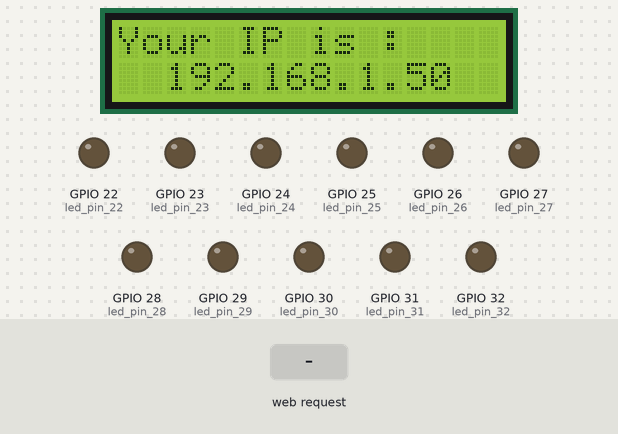
Simulated run of this sketch. Board: ESP8266 (NodeMCU). Parts: 16×2 character LCD, output pins drawn as LEDs (lit = HIGH). Inputs (shaded band) come from the test bench. WiFi joins after 1.5 s; servers stay silent unless stated; what the sketch prints to the serial monitor is not drawn.

Above: at 7.9 s.
8.0 s: HTTP request GET /Oxygen=ON received
At 8.9 s:
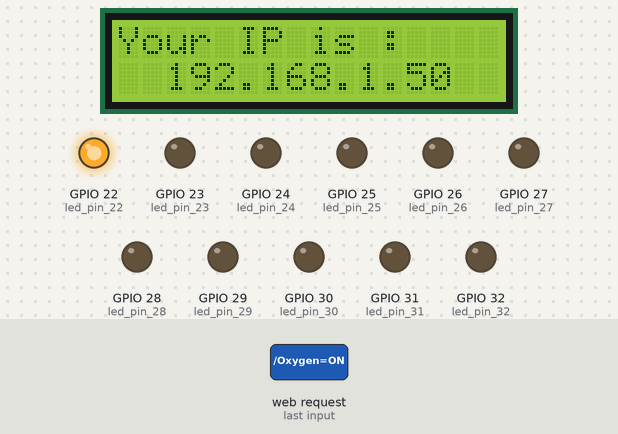
9.9 s: HTTP request GET /Filterpump=ON received
At 10.9 s:
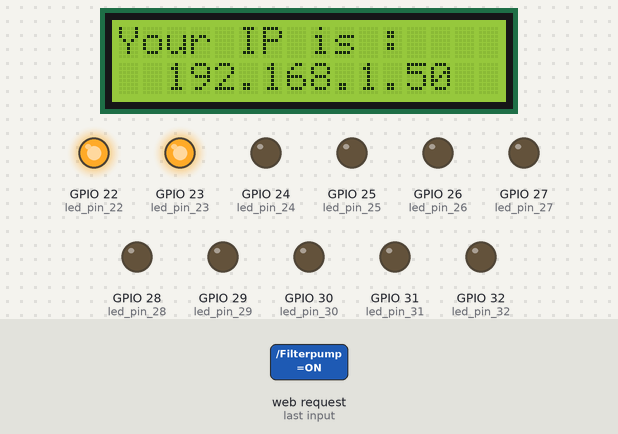
11.5 s: HTTP request GET /Oxygen=OFF received
At 12.8 s:
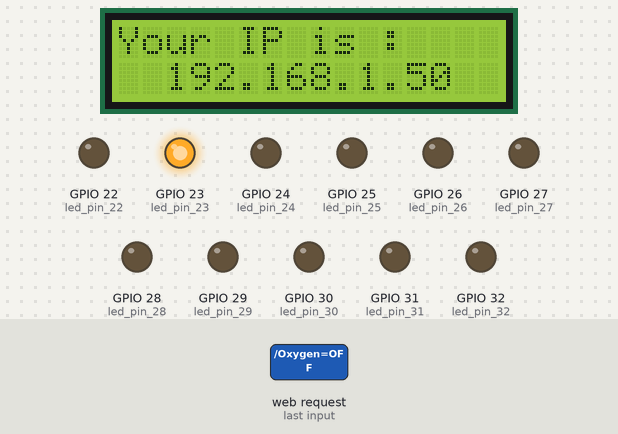
13.1 s: HTTP request GET /Heater=ON received
At 13.9 s:
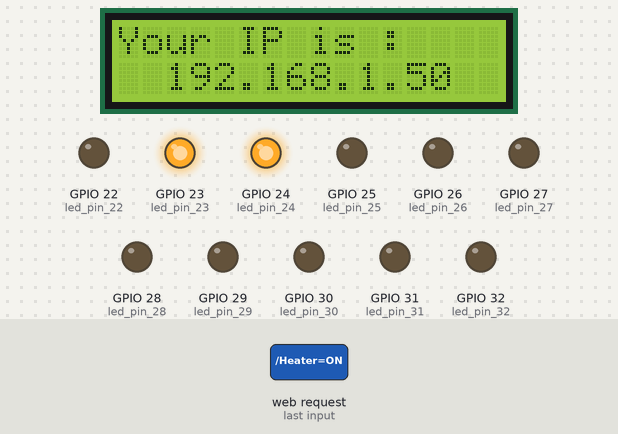
14.7 s: HTTP request GET /Filterpump=OFF received
At 16.0 s:
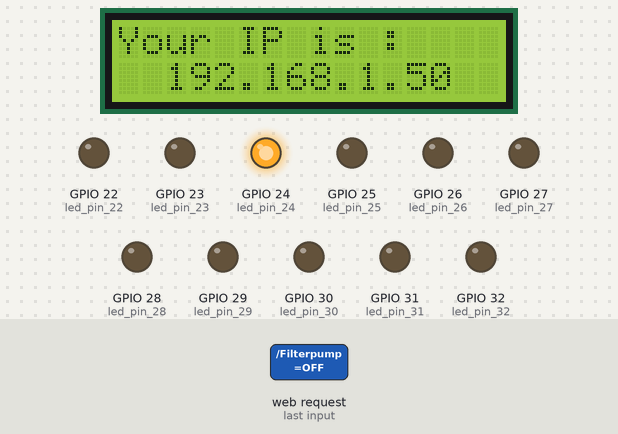
16.3 s: HTTP request GET /WaveMaker=ON received
At 16.9 s:
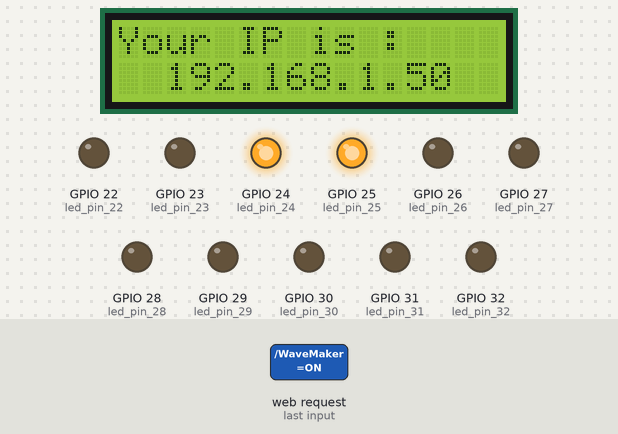
Timing chart, 0 to 18.9 s (numbered marks = the images above; inputs shaded):
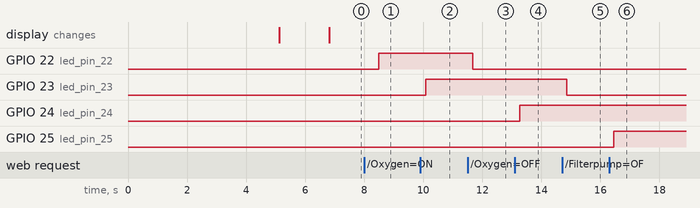

The sketch:

set_wifi_ok_3.ino
```cpp
#include <ESP8266WiFi.h>            ////เรียกใช้ library
#include <DNSServer.h>
#include <ESP8266WebServer.h>
#include "WiFiManager.h"
#include <ESP8266mDNS.h>
#include <Wire.h>
#include <LiquidCrystal_I2C.h>
LiquidCrystal_I2C lcd(0x27, 16, 2);
ESP8266WebServer server(80);
MDNSResponder mdns;

String webPage = "";
int led_pin_33 = 33;   ////กำหนดตัวแปรให้แต่ละขา
int led_pin_32 = 32;
int led_pin_31 = 31;
int led_pin_30 = 30;
int led_pin_29 = 29;
int led_pin_28 = 28;
int led_pin_27 = 27;
int led_pin_26 = 26;
int led_pin_25 = 25;
int led_pin_24 = 24;
int led_pin_23 = 23;
int led_pin_22 = 22;
String inip;
void handleRoot() {
  server.send(200, "text/html", webPage);
}


void setup() {

  Serial.begin(115200);
  LiquidCrystal_I2C lcd(0x27, 16, 2);
  lcd.begin();
  lcd.backlight();
  lcd.home();
  lcd.setCursor(0, 0);                   // กำหนดให้ เคอร์เซอร์ อยู่ตัวอักษรตำแหน่งที่0 แถวที่ 1 เตรียมพิมพ์ข้อความ
  lcd.print("Welcome To");               //พิมพ์ข้อความ "Welcome To"
  lcd.setCursor(2, 1);                   // กำหนดให้ เคอร์เซอร์ อยู่ตัวอักษรกำแหน่งที3 แถวที่ 2 เตรียมพิมพ์ข้อความ
  lcd.print("Smart AQUARIUM");           //พิมพ์ข้อความ "Smart AQUARIUM"
  delay(5000);
  lcd.setCursor(0, 0);
  lcd.print("Config your WIFI ");
  lcd.setCursor(2, 1);
  lcd.print("in:192.168.4.1");

  WiFiManager wifiManager;               //เรียกใช้คำสั่ง WiFiManager
  wifiManager.resetSettings();           //เป็นการรีเซ็ตการตั้งค่า WiFi
  wifiManager.autoConnect("Smart Aquarium");       //ตั้งชื่อ wifi
  Serial.println("connected... :)");
  Serial.println("HTTP server started");
  Serial.println(WiFi.localIP());


  digitalWrite(led_pin_33, LOW);          //เป็นการตั้งโหมดให้ขา 35 เป็น Output
  pinMode(led_pin_32, OUTPUT);            //เป็นการตั้งค่าให้ขา 35 เป็น LOW
  digitalWrite(led_pin_32, LOW);
  pinMode(led_pin_31, OUTPUT);
  digitalWrite(led_pin_31, LOW);
  pinMode(led_pin_30, OUTPUT);
  digitalWrite(led_pin_30, LOW);
  pinMode(led_pin_29, OUTPUT);
  digitalWrite(led_pin_29, LOW);
  pinMode(led_pin_28, OUTPUT);
  digitalWrite(led_pin_28, LOW);
  pinMode(led_pin_27, OUTPUT);
  digitalWrite(led_pin_27, LOW);
  pinMode(led_pin_26, OUTPUT);
  digitalWrite(led_pin_26, LOW);
  pinMode(led_pin_25, OUTPUT);
  digitalWrite(led_pin_25, LOW);
  pinMode(led_pin_24, OUTPUT);
  digitalWrite(led_pin_24, LOW);
  pinMode(led_pin_23, OUTPUT);
  digitalWrite(led_pin_23, LOW);
   pinMode(led_pin_22, OUTPUT);
  digitalWrite(led_pin_22, LOW);

  Serial.begin(115200);
  while (!Serial) {
    ;
  }
  Serial.println("");
  Serial.println("ESP8266 board info:");                //แสดงข้อมูลต่างๆของบอร์ด
  Serial.print("\tChip ID: ");
  Serial.println(ESP.getFlashChipId());
  Serial.print("\tCore Version: ");
  Serial.println(ESP.getCoreVersion());
  Serial.print("\tChip Real Size: ");
  Serial.println(ESP.getFlashChipRealSize());
  Serial.print("\tChip Flash Size: ");
  Serial.println(ESP.getFlashChipSize());
  Serial.print("\tChip Flash Speed: ");
  Serial.println(ESP.getFlashChipSpeed());
  Serial.print("\tChip Speed: ");
  Serial.println(ESP.getCpuFreqMHz());
  Serial.print("\tChip Mode: ");
  Serial.println(ESP.getFlashChipMode());
  Serial.print("\tSketch Size: ");
  Serial.println(ESP.getSketchSize());
  Serial.print("\tSketch Free Space: ");
  Serial.println(ESP.getFreeSketchSpace());


  webPage += "<CENTER><!DOCTYPE html> <html> <body style=\"background-color:powderblue;\"><font color = blue><h1>Welcome to Smart Aquarium</h1></font></CENTER>";    // แสดงบนหน้าเว็บ
  webPage += "</p>";
  webPage += "<p><CENTER>Oxygen<a href=\"/Oxygen=ON\"><button>ON</button></a>&nbsp;<a href=\"Oxygen=OFF\"><button>OFF</button></a></CENTER></p>";                    //สร้างปุ่ม ON และปุ่ม OFF
  webPage += "<p><CENTER>Filter pump<a href=\"/Filterpump=ON\"><button>ON</button></a>&nbsp;<a href=\"Filterpump=OFF\"><button>OFF</button></a></CENTER></p>";
  webPage += "<p><CENTER>Heater<a href=\"/Heater=ON\"><button>ON</button></a>&nbsp;<a href=\"Heater=OFF\"><button>OFF</button></a></CENTER></p>";
  webPage += "<p><CENTER>Wave Maker<a href=\"/WaveMaker=ON\"><button>ON</button></a>&nbsp;<a href=\"WaveMaker=OFF\"><button>OFF</button></a></CENTER></p>";
  webPage += "<p><CENTER>UV Light<a href=\"/UVLight=ON\"><button>ON</button></a>&nbsp;<a href=\"UVLight=OFF\"><button>OFF</button></a></CENTER></p>";
  webPage += "<p><CENTER>Aquarium Light<a href=\"/AquariumLight=ON\"><button>ON</button></a>&nbsp;<a href=\"AquariumLight=OFF\"><button>OFF</button></a></CENTER></p>";
  webPage += "<p><CENTER>Relay 1<a href=\"/Relay1=ON\"><button>ON</button></a>&nbsp;<a href=\"Relay1=OFF\"><button>OFF</button></a></CENTER></p>";
  webPage += "<p><CENTER>Relay 2<a href=\"/Relay2=ON\"><button>ON</button></a>&nbsp;<a href=\"Relay2=OFF\"><button>OFF</button></a></CENTER></p>";
  webPage += "<p><CENTER>Relay 3<a href=\"/Relay3=ON\"><button>ON</button></a>&nbsp;<a href=\"Relay3=OFF\"><button>OFF</button></a></CENTER></p>";
  webPage += "<p><CENTER>Relay 4<a href=\"/Relay4=ON\"><button>ON</button></a>&nbsp;<a href=\"Relay4=OFF\"><button>OFF</button></a></CENTER></p>";
  webPage += "<p><CENTER>Relay 5<a href=\"/Relay5=ON\"><button>ON</button></a>&nbsp;<a href=\"Relay5=OFF\"><button>OFF</button></a></CENTER></p>";
  webPage += "<p><CENTER>Relay 6<a href=\"/Relay6=ON\"><button>ON</button></a>&nbsp;<a href=\"Relay6=OFF\"><button>OFF</button></a></CENTER></p>";
  Serial.println("");
  Serial.print("Connected to Smart Aquarium ");
  Serial.print("IP address: ");
  Serial.println(WiFi.localIP()); //แสดงหมายเลข IP
  String Z = WiFi.localIP().toString();
  Serial.println("Your IP is :");
  Serial.println("Z");
  inip = "";
  if (inip.indexOf("Your IP is :")) {
     inip = Z;
     lcd.begin();
     lcd.backlight();
     lcd.home();
     lcd.print(inip);
     lcd.setCursor(0, 0);
     Serial.println(inip);

  }
  if (mdns.begin("esp8266", WiFi.localIP())) {
    Serial.println("MDNS responder started");
  }

  server.on("/", [](){
    server.send(200, "text/html", webPage);
  });

  server.on("/Oxygen=ON", [](){                  //เมื่อหาคำว่า Oxygen=ON เจอ ให้ขา 22 มีสถานะเป็น HIGH
    server.send(200, "text/html", webPage);
    digitalWrite(led_pin_22, HIGH);
    Serial.println("[Oxygen=ON]");
    Serial.println(inip);
    delay(1000);
  });

  server.on("/Oxygen=OFF", [](){                  //เมื่อหาคำว่า LED22=OFF เจอ ให้ขา 22 มีสถานะเป็น LOW
    server.send(200, "text/html", webPage);
    digitalWrite(led_pin_22, LOW);
    Serial.println("[Oxygen=OFF]");
    delay(1000);
  });
  server.on("/Filterpump=ON", [](){
    server.send(200, "text/html", webPage);
    digitalWrite(led_pin_23, HIGH);
    Serial.println("[Filterpump=ON]");
    delay(1000);
  });

  server.on("/Filterpump=OFF", [](){
    server.send(200, "text/html", webPage);
    digitalWrite(led_pin_23, LOW);
    Serial.println("[Filterpump=OFF]");
    delay(1000);
  });
  server.on("/Heater=ON", [](){
    server.send(200, "text/html", webPage);
    digitalWrite(led_pin_24, HIGH);
    Serial.println("[Heater=ON]");
    delay(1000);
  });

  server.on("/Heater=OFF", [](){
    server.send(200, "text/html", webPage);
    digitalWrite(led_pin_24, LOW);
    Serial.println("[Heater=OFF]");
    delay(1000);
  });
  server.on("/WaveMaker=ON", [](){
    server.send(200, "text/html", webPage);
    digitalWrite(led_pin_25, HIGH);
    Serial.println("[WaveMaker=ON]");
    delay(1000);
  });

  server.on("/WaveMaker=OFF", [](){
    server.send(200, "text/html", webPage);
    digitalWrite(led_pin_25, LOW);
    Serial.println("[WaveMaker=OFF]");
    LiquidCrystal_I2C lcd(0x27, 16, 2);
    delay(1000);
  });
  server.on("/UVLight=ON", [](){
    server.send(200, "text/html", webPage);
    digitalWrite(led_pin_26, HIGH);
    Serial.println("[UVLight=ON]");
    LiquidCrystal_I2C lcd(0x27, 16, 2);
    delay(1000);
  });

  server.on("/UVLight=OFF", [](){
    server.send(200, "text/html", webPage);
    digitalWrite(led_pin_26, LOW);
    Serial.println("[UVLight=OFF]");
    delay(1000);
  });
  server.on("/AquariumLight=ON", [](){
    server.send(200, "text/html", webPage);
    digitalWrite(led_pin_27, HIGH);
    Serial.println("[AquariumLight=ON]");
    delay(1000);
  });

  server.on("/AquariumLight=OFF", [](){
    server.send(200, "text/html", webPage);
    digitalWrite(led_pin_27, LOW);
    Serial.println("[AquariumLight=OFF]");
    delay(1000);
  });
  server.on("/Relay1=ON", [](){
    server.send(200, "text/html", webPage);
    digitalWrite(led_pin_28, HIGH);
    Serial.println("[Relay1=ON]");
    delay(1000);
  });

  server.on("/Relay1=OFF", [](){
    server.send(200, "text/html", webPage);
    digitalWrite(led_pin_28, LOW);
    Serial.println("[Relay1=OFF]");
    delay(1000);
  });
  server.on("/Relay2=ON", [](){
    server.send(200, "text/html", webPage);
    digitalWrite(led_pin_29, HIGH);
    Serial.println("[Relay2=ON]");
    delay(1000);
  });

  server.on("/Relay2=OFF", [](){
    server.send(200, "text/html", webPage);
    digitalWrite(led_pin_29, LOW);
    Serial.println("[Relay2=OFF]");
    delay(1000);
  });
  server.on("/Relay3=ON", [](){
    server.send(200, "text/html", webPage);
    digitalWrite(led_pin_30, HIGH);
    Serial.println("[Relay3=ON]");
    delay(1000);
  });

  server.on("/Relay3=OFF", [](){
    server.send(200, "text/html", webPage);
    digitalWrite(led_pin_30, LOW);
    Serial.println("[Relay3=OFF]");
    delay(1000);
  });
  server.on("/Relay4=ON", [](){
    server.send(200, "text/html", webPage);
    digitalWrite(led_pin_31, HIGH);
    Serial.println("[Relay4=ON]");
    delay(1000);
  });

  server.on("/Relay4=OFF", [](){
    server.send(200, "text/html", webPage);
    digitalWrite(led_pin_31, LOW);
    Serial.println("[Relay4=OFF]");
    delay(1000);
  });
  server.on("/Relay5=ON", [](){
    server.send(200, "text/html", webPage);
    digitalWrite(led_pin_32, HIGH);
    Serial.println("[Relay5=ON]");
    delay(1000);
  });

  server.on("/Relay5=OFF", [](){
    server.send(200, "text/html", webPage);
    digitalWrite(led_pin_32, LOW);
    Serial.println("[Relay5=OFF]");
    delay(1000);
  });
  server.on("/Relay6=ON", [](){
    server.send(200, "text/html", webPage);
    digitalWrite(led_pin_33, HIGH);
    Serial.println("[Relay6=ON]");
    delay(1000);
  });

  server.on("/Relay6=OFF", [](){
    server.send(200, "text/html", webPage);
    digitalWrite(led_pin_33, LOW);
    Serial.println("[Relay6=OFF]");
    delay(1000);
  });

  server.begin();
  Serial.println("HTTP server started");

}


void loop() {
 lcd.begin();
     lcd.backlight();
     lcd.home();
     Serial.println("Your IP is :");
     lcd.setCursor(0, 0);
     lcd.print("Your IP is :");
     Serial.println(WiFi.localIP());
     lcd.setCursor(2, 1);
     lcd.print(WiFi.localIP());
     delay(500);
  server.handleClient();


}
```

Measured:
- after the input at 8.0 s, GPIO 22 (led_pin_22): LOW → HIGH after 0.50 s
- after the input at 9.9 s, GPIO 23 (led_pin_23): LOW → HIGH after 0.19 s
- after the input at 11.5 s, GPIO 22 (led_pin_22): HIGH → LOW after 0.18 s
- after the input at 13.1 s, GPIO 24 (led_pin_24): LOW → HIGH after 0.17 s
- after the input at 14.7 s, GPIO 23 (led_pin_23): HIGH → LOW after 0.16 s
- after the input at 16.3 s, GPIO 25 (led_pin_25): LOW → HIGH after 0.15 s
